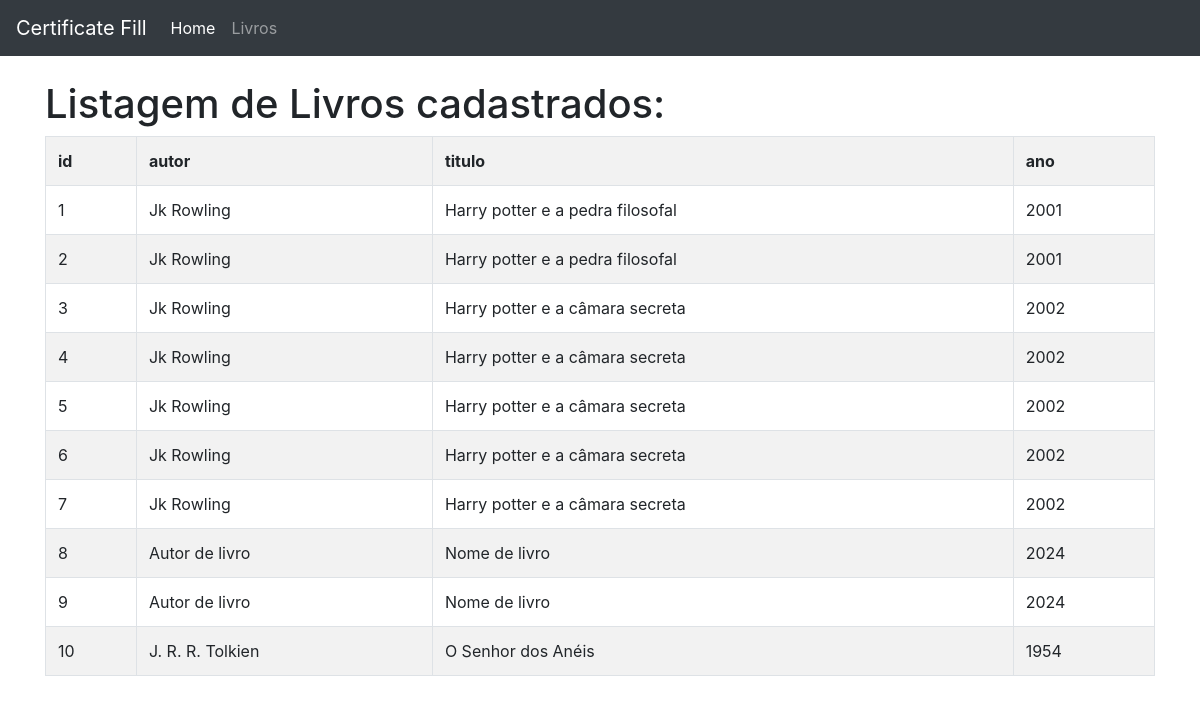
The app's page /livros/, older data.
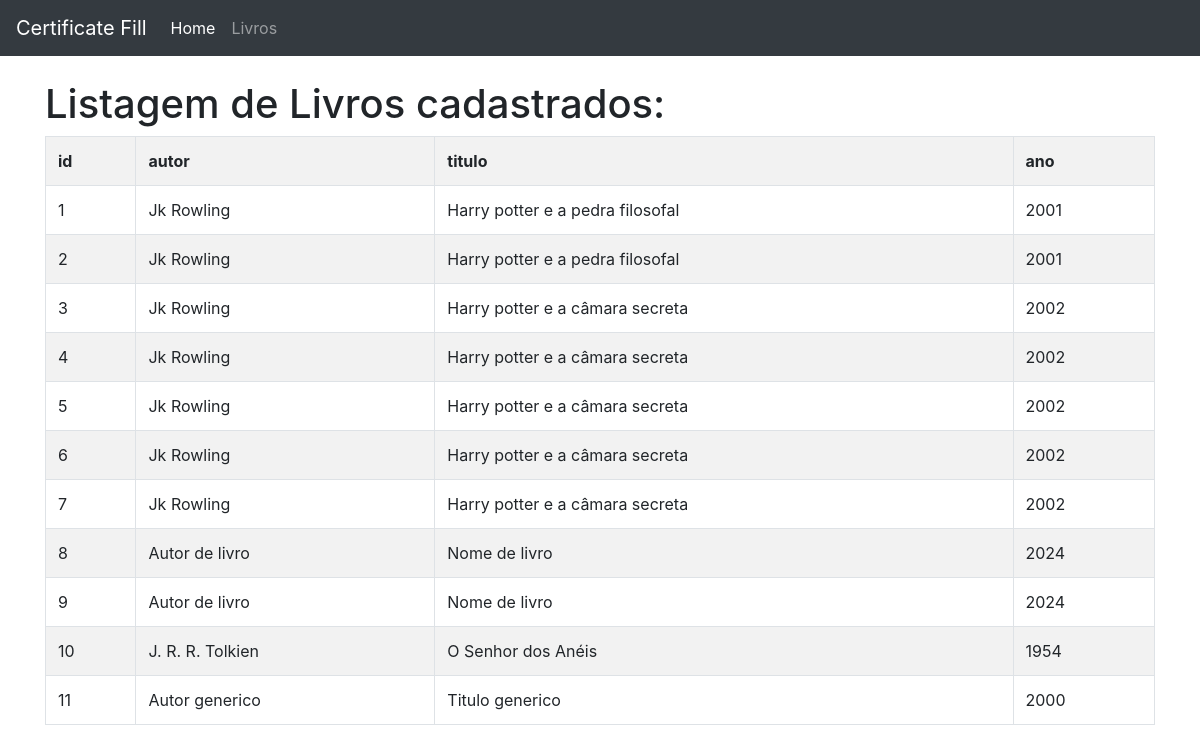
The same page, newer data.
### app_certificate_fill/models.py (models this page shows)
class Livro(models.Model):
    id_livro = models.AutoField(primary_key=True)
    autor = models.TextField(max_length=255)
    titulo = models.TextField(max_length=255)
    ano = models.IntegerField()

### app_certificate_fill/views.py (the view, shortened to what this page needs)
# urls.py: path('livros/', views.livros,name='listagem_livros'),
def livros(request):
    livros = {
        'livros': Livro.objects.all()
    }
    return render(request, 'livros/livros.html', livros)

### app_certificate_fill/templates/livros/livros.html
{% extends 'livros/base.html' %}
{% block conteudo %}
<div class="container">
    <h1>Listagem de Livros cadastrados:</h1>
    <table class="table table-bordered table-striped">
        <tr>
            <th>id</th>
            <th>autor</th>
            <th>titulo</th>
            <th>ano</th>
        </tr>
        {% for livro in livros %}
        <tr>
            <td>{{livro.id_livro}}</td>
            <td>{{livro.autor}}</td>
            <td>{{livro.titulo}}</td>
            <td>{{livro.ano}}</td>
        </tr>
        {% endfor %}
    </table>
</div>
{% endblock %}

Row changes from the older to the newer data that the page shows:
added Livro: id_livro "11", autor "Autor generico", titulo "Titulo generico", ano "2000"
